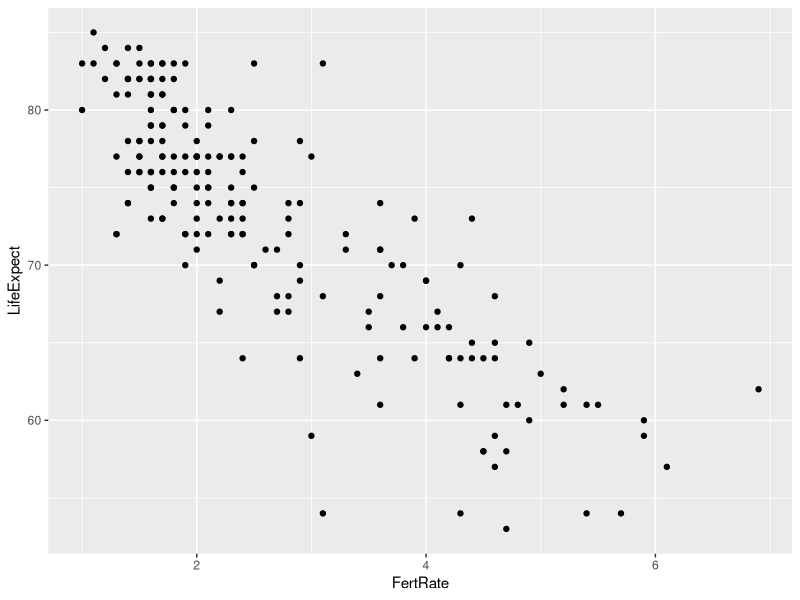
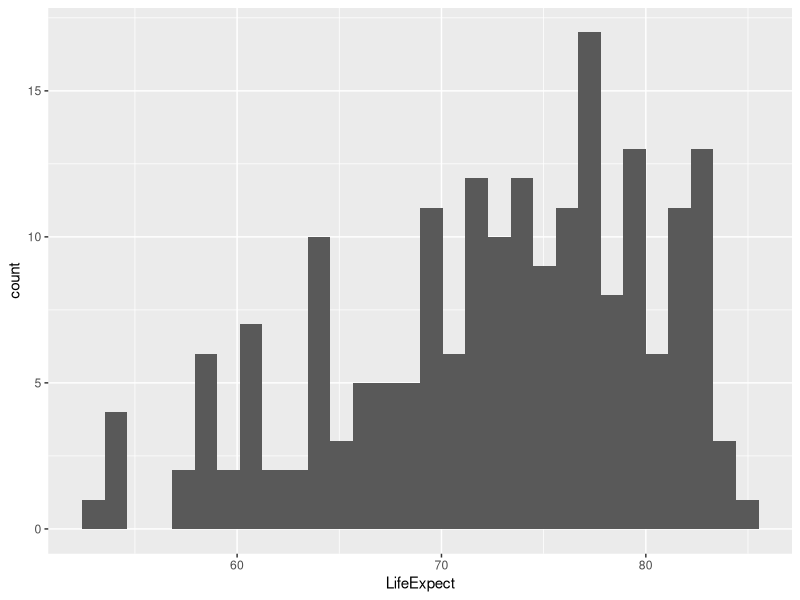
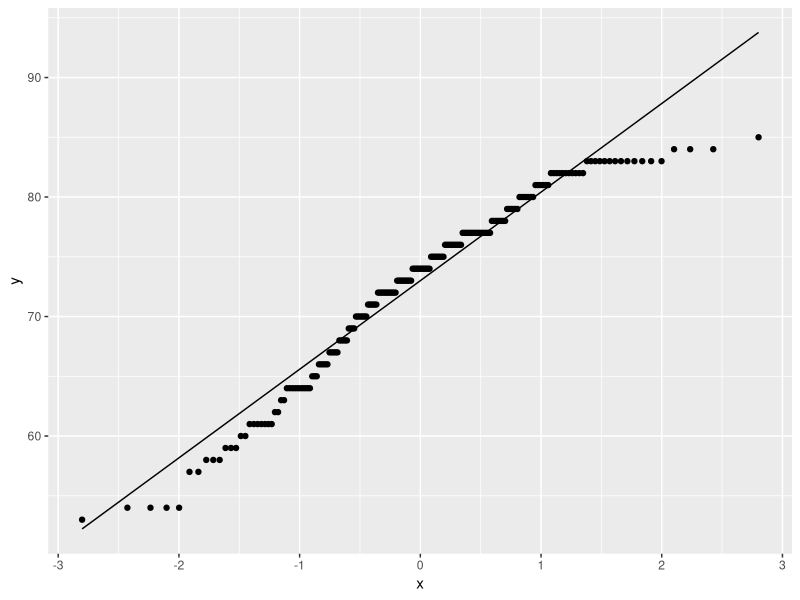

Generate these figures, in order, with R:
## ---- chunk 1
###########################
# DEFAULT SETTINGS  -- do not delete any of the code inside this chunk! 
###########################

knitr::opts_chunk$set(message = FALSE) # include this if you don't want markdown to knit messages
knitr::opts_chunk$set(warning = FALSE) # include this if you don't want markdown to knit warnings
knitr::opts_chunk$set(echo=TRUE) # set echo=FALSE to hide code from html output

###########################
# LIBRARIES
###########################

library(tidyverse)
      data <- read_csv("global_wealth_and_health.csv")
      data2 <- data  %>% filter(!is.na(Value)) %>% 
               filter(Time=="2018") %>% 
               select(-c('Flag Codes', Flags, LOCATION, TIME, Time, DEMO_IND)) 
      data3 <- pivot_wider(data2, id_cols=Country, names_from = Indicator, values_from = Value)
      global_wealth_and_health <- data3[,-c(4,9,13)]
      colnames(global_wealth_and_health) = c("Country", "FertRate", "LifeExpect", "MortRate", 
        "HIVPrev", "RuralPop", "GDP", "TotalExpenditure", "TotalPop", "SrPop", "YoungPop", "PovertyCount")
## ---- chunk 2
head(global_wealth_and_health)
## ---- chunk 3
global_wealth_and_health %>% ggplot(aes(x=FertRate, y=LifeExpect)) + geom_point()
## ---- chunk 4
  global_wealth_and_health %>% select(FertRate, LifeExpect) %>% cor(use="complete.obs")
## ---- chunk 5
global_wealth_and_health %>% ggplot(aes(x=LifeExpect)) + geom_histogram(bins=30)
## ---- chunk 6
# data_mean <- global_wealth_and_health %>% select(LifeExpect) %>% ......
# data_mean
# data_var <- global_wealth_and_health %>% select(LifeExpect) %>% ......
# data_var
# data_sd <- global_wealth_and_health %>% select(LifeExpect) %>% ......
# data_sd
## ---- chunk 7
# global_wealth_and_health %>% select(LifeExpect) %>% filter((LifeExpect<=data_mean+data_sd)&(LifeExpect>=data_mean-data_sd)) %>% length
# global_wealth_and_health %>% length
## ---- chunk 8
# global_wealth_and_health %>% select(LifeExpect) %>% filter((LifeExpect<=?)&(LifeExpect>=?)) %>% length
## ---- chunk 9
global_wealth_and_health %>% ggplot(aes(sample=LifeExpect)) + stat_qq() + stat_qq_line()
## ---- chunk 10
global_wealth_and_health2 <- global_wealth_and_health %>% mutate(LifeExpectStand = scale(LifeExpect))
## ---- chunk 11
# write your code here
